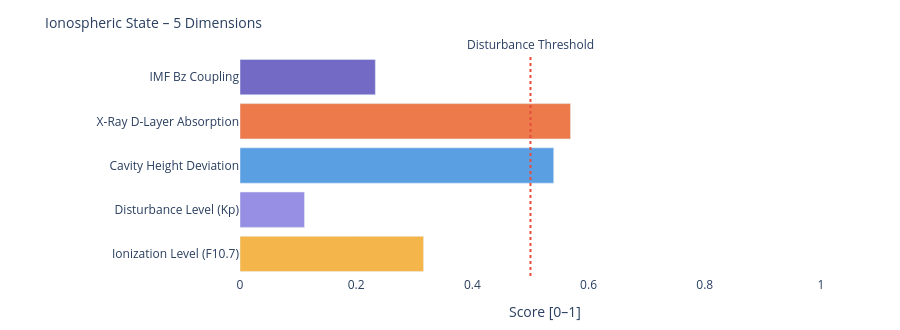

Here is the notebook cell this chart was saved with:
### Markdown cell above
---
### 📐 Systemic Insight: Geometric Cavity vs. Real Schumann Resonance

**Relevant for:** Layer 6 = delta analysis &nbsp;|&nbsp; Layer 7 = feature vector / system interpretation

A cavity height change from 80 km to 70 km shifts the **idealized geometric frequencies** only minimally:

| Modus | Aktuell | Referenz | Δ |
|-------|---------|----------|---|
| SR-1 | 10.4762 Hz | 10.4599 Hz | +16 mHz |
| SR-2 | 18.1452 Hz | 18.1171 Hz | +28 mHz |
| SR-3 | 25.6612 Hz | 25.6215 Hz | +40 mHz |
| SR-4 | 33.1285 Hz | 33.0772 Hz | +51 mHz |

The geometric effect is limited because 10 km is very small compared to Earth's radius (~6371 km).

**Consequence:** Real Schumann deviations are likely driven more strongly by **conductivity, damping, day/night structure, lightning distribution and source geometry** than by pure cavity height.

---

**Layer 6 compares:**
```
geometric Δ from Layer 4  vs.  observed Δ from real Schumann measurement data
```

**Layer 7 Feature:**
```
If real Δ >> geometric Δ  →  non-geometric factors dominant
```

### Code cell
# ============================================================
# IONOSPHERIC STATE – Summary gauge
# Five dimensions: ionization, disturbance, cavity height, X-Ray, Bz coupling
# ============================================================

def norm(v, lo, hi):
    if v is None: return None
    return round(max(0.0, min(1.0, (v - lo) / (hi - lo))), 3)

# Ionization level (F10.7 → F2-Layer)
ioniz = norm(f107_val, 60, 250)

# Disturbance level (Kp → E/F-Layer irregularities)
disturb = norm(kp_val, 0, 9)

# Cavity height deviation from reference (80 km)
h_dev = norm(abs(h_eff - 80), 0, 20)

# X-Ray ionization (D-Layer absorption)
xray_ioniz = None
if xray_now is not None:
    xray_ioniz = norm(math.log10(max(xray_now, 1e-9)) + 9, 0, 5)

# Bz coupling (southward Bz → stronger magnetosphere-ionosphere coupling)
bz_coupling = norm(-(bz_now or 0), -5, 30) if bz_now is not None else None

dims = [
    ('Ionization Level (F10.7)',    ioniz,      '#F2A623'),
    ('Disturbance Level (Kp)',      disturb,    '#7F77DD'),
    ('Cavity Height Deviation',     h_dev,      '#378ADD'),
    ('X-Ray D-Layer Absorption',    xray_ioniz, '#E85D24'),
    ('IMF Bz Coupling',             bz_coupling,'#534AB7'),
]

fig = go.Figure()
for name, val, col in dims:
    if val is not None:
        h = int(val * 20)
        bar = '█' * h + '░' * (20 - h)
        label = f'{name}:  {bar}  {val:.3f}'
    else:
        label = f'{name}:  {"─" * 20}  n/a'
    fig.add_trace(go.Bar(
        x=[val if val is not None else 0],
        y=[name],
        orientation='h',
        marker_color=col, opacity=0.82,
        showlegend=False
    ))

fig.add_vline(x=0.5, line_dash='dot', line_color='#e74c3c',
              annotation_text='Disturbance Threshold', annotation_position='top')
fig.update_layout(
    title=dict(text='Ionospheric State – 5 Dimensions', font=dict(size=14)),
    xaxis=dict(title='Score [0–1]', range=[0, 1.05]),
    height=330, plot_bgcolor='rgba(0,0,0,0)', paper_bgcolor='rgba(0,0,0,0)',
    margin=dict(l=240, r=50, t=55, b=40)
)
fig.show()

print(f'\nIonospheric state:')
for name, val, _ in dims:
    print(f'  {name:<35} {val:.3f}' if val is not None else f'  {name:<35} n/a')

### Figure 1 — Plotly figure (JSON) as saved in the notebook; plotly's stock layout.template omitted (floating-point values rounded to 4 significant figures)
{"data": [{"marker": {"color": "#F2A623"}, "opacity": 0.82, "orientation": "h", "showlegend": false, "type": "bar", "x": [0.316], "y": ["Ionization Level (F10.7)"]}, {"marker": {"color": "#7F77DD"}, "opacity": 0.82, "orientation": "h", "showlegend": false, "type": "bar", "x": [0.111], "y": ["Disturbance Level (Kp)"]}, {"marker": {"color": "#378ADD"}, "opacity": 0.82, "orientation": "h", "showlegend": false, "type": "bar", "x": [0.54], "y": ["Cavity Height Deviation"]}, {"marker": {"color": "#E85D24"}, "opacity": 0.82, "orientation": "h", "showlegend": false, "type": "bar", "x": [0.569], "y": ["X-Ray D-Layer Absorption"]}, {"marker": {"color": "#534AB7"}, "opacity": 0.82, "orientation": "h", "showlegend": false, "type": "bar", "x": [0.233], "y": ["IMF Bz Coupling"]}], "layout": {"annotations": [{"showarrow": false, "text": "Disturbance Threshold", "x": 0.5, "xanchor": "center", "xref": "x", "y": 1, "yanchor": "bottom", "yref": "y domain"}], "height": 330, "margin": {"b": 40, "l": 240, "r": 50, "t": 55}, "paper_bgcolor": "rgba(0,0,0,0)", "plot_bgcolor": "rgba(0,0,0,0)", "shapes": [{"line": {"color": "#e74c3c", "dash": "dot"}, "type": "line", "x0": 0.5, "x1": 0.5, "xref": "x", "y0": 0, "y1": 1, "yref": "y domain"}], "title": {"font": {"size": 14}, "text": "Ionospheric State – 5 Dimensions"}, "xaxis": {"range": [0, 1.05], "title": {"text": "Score [0–1]"}}}}
